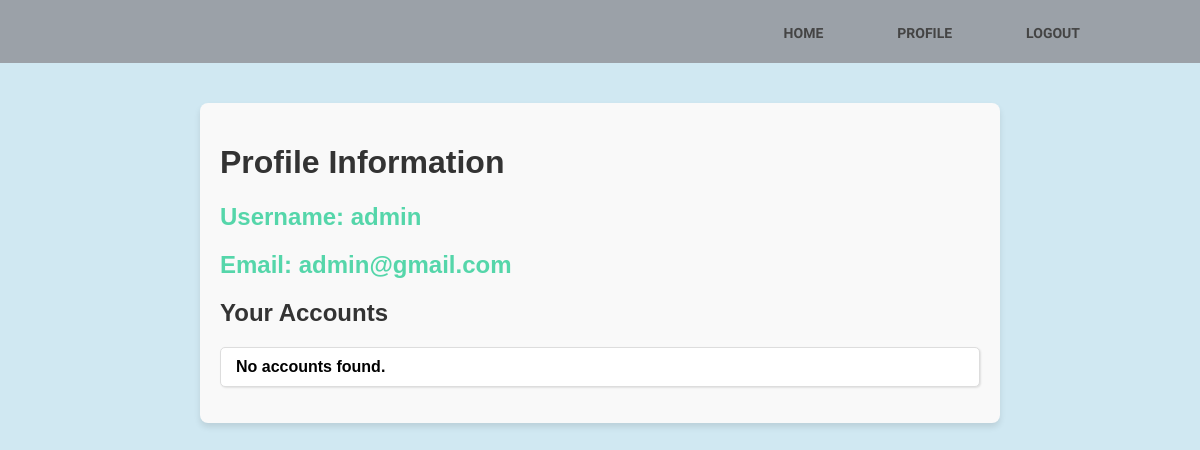
Page /profile/ (signed in) on the earlier database version.
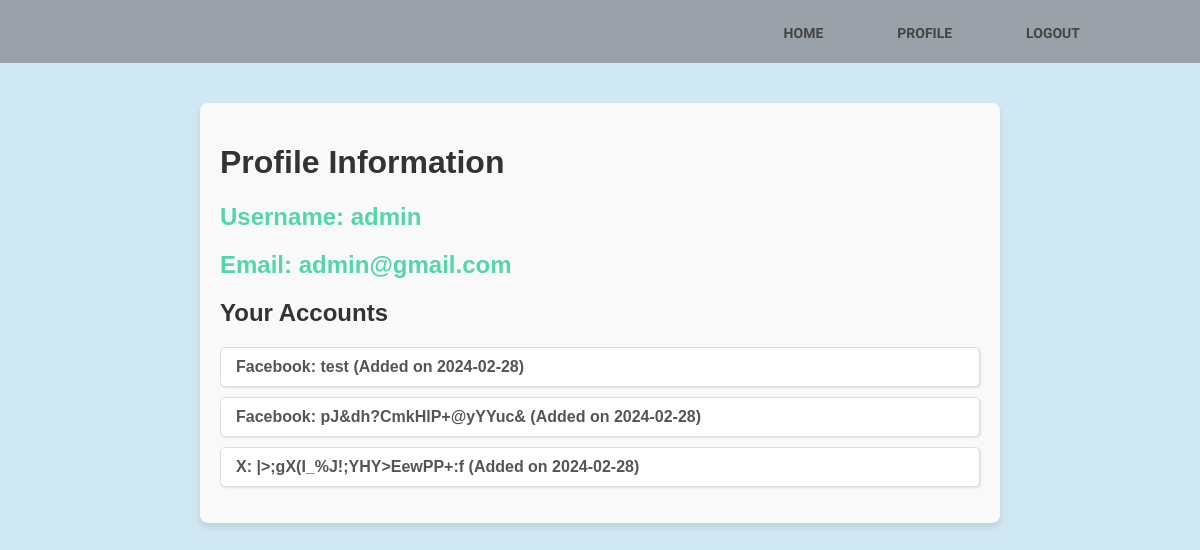
Same page on the later database version.
### users/models.py (models this page shows, shortened)
class compte(models.Model):
    user = models.ForeignKey(User, on_delete=models.CASCADE)
    platform = models.CharField(max_length=30)
    password = models.CharField(max_length=100)
    date = models.DateTimeField(default=now)

### users/views.py (the view)
# urls.py: path('profile/', views.profile, name='profile'),
@login_required()
def profile(request):
    user_accounts = compte.objects.filter(user=request.user)
    return render(request, 'users/profile.html', {'user_accounts': user_accounts})

### users/templates/users/profile.html (shortened to what this page needs)
{% extends 'users/base.html' %}
{% load static %}
{% block content %}
<div class="container1">
    <div class="profile">
        <h1>Profile Information</h1>
        <div class="profile-info">
            <h2 style="color: #55d6aa">Username: {{ user.username }}</h2>
            <h2 style="color: #55d6aa">Email: {{ user.email }}</h2>
        </div>
        <div class="accounts">
            <h2>Your Accounts</h2>
            <ul class="account-list">
                {% for account in user_accounts %}
                    <li class="account-bubble" data-password="{{ account.password }}">{{ account.platform }}: {{ account.password }} (Added on {{ account.date|date:"Y-m-d" }})</li>
                {% empty %}
                    <li>No accounts found.</li>
                {% endfor %}
            </ul>
        </div>
    </div>
</div>
{% endblock %}

### users/templates/users/base.html (shortened to what this page needs)
<!DOCTYPE html>
{% load static %}
<html lang="en">
<head>
    <link rel="stylesheet" href="{% static 'users/css/main.css' %}" type="text/css">
    <link rel="stylesheet" href="{% static 'users/css/profile.css' %}" type="text/css">
</head>
<body>
<header>
    <div class="container">
      <nav>
        <ul>
          <li><a href="{% url 'home' %}">Home</a></li>
          <li><a href="{% url 'profile' %}">Profile</a></li>
          <li><a href="{% url 'logout' %}">Logout</a></li>
        </ul>
      </nav>
    </div>
  </header>
      {% block content %}
      {% endblock content %}
</body>
</html>

### users/static/users/css/main.css (style rules this page uses)
body { margin: 0; background: #D0e8f2; font-family: 'Work Sans', sans-serif; font-weight: 800; }
.container { width: 80%; margin: 0 auto; }
header { background: #9ba1a8; }
header::after { content: ''; display: table; clear: both; }
nav { float: right; }
nav ul { margin: 0; padding: 0; list-style: none; }
nav li { display: inline-block; margin-left: 70px; padding-top: 23px; position: relative; }
nav a { color: #444; text-decoration: none; text-transform: uppercase; font-size: 14px; }
nav a::before { content: ''; display: block; height: 5px; background-color: #444; position: absolute; top: 0; width: 0%; transition: all ease-in-out 250ms; }

### users/static/users/css/profile.css (style rules this page uses)
.container1 { max-width: 800px; margin: 0 auto; padding: 20px; font-family: 'Arial', sans-serif; }
.profile { background-color: #f9f9f9; border-radius: 8px; box-shadow: 0 4px 6px rgba(0, 0, 0, 0.1); padding: 20px; margin-top: 20px; }
h1, h2 { color: #333; }
.profile-info h2 { color: #55d6aa; margin-bottom: 10px; }
.accounts h2 { margin-top: 20px; }
.account-list { list-style-type: none; padding: 0; }
.account-list li { background-color: #fff; border: 1px solid #ddd; border-radius: 5px; padding: 10px 15px; margin-bottom: 10px; box-shadow: 1px 1px 2px rgba(0, 0, 0, 0.1); transition: transform 0.2s; }
.account-bubble { color: #555; font-weight: bold; }

Differences in the rows shown:
added compte: platform "Facebook", password "test", date "2024-02-28"
added compte: platform "Facebook", password "pJ&dh?CmkHlP+@yYYuc&", date "2024-02-28"
added compte: platform "X", password "|>;gX(I_%J!;YHY>EewPP+:f", date "2024-02-28"
Other differences:
text no longer shown: "No accounts found."
